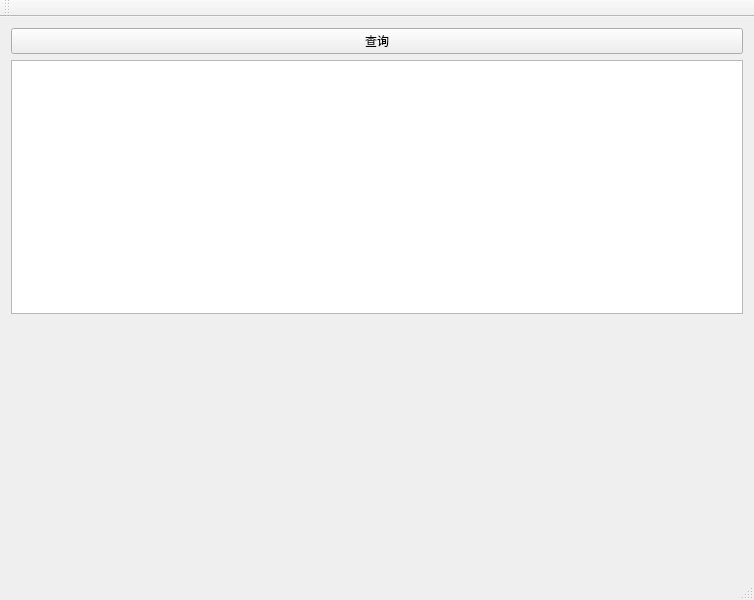
<?xml version="1.0" encoding="UTF-8"?>
<ui version="4.0">
 <class>MainWindow</class>
 <widget class="QMainWindow" name="MainWindow">
  <property name="geometry">
   <rect>
    <x>0</x>
    <y>0</y>
    <width>754</width>
    <height>600</height>
   </rect>
  </property>
  <property name="windowTitle">
   <string>MainWindow</string>
  </property>
  <widget class="QWidget" name="centralWidget">
   <layout class="QVBoxLayout" name="verticalLayout">
    <item>
     <widget class="QPushButton" name="pushButton">
      <property name="text">
       <string>查询</string>
      </property>
     </widget>
    </item>
    <item>
     <widget class="QTableView" name="tableView"/>
    </item>
    <item>
     <spacer name="verticalSpacer">
      <property name="orientation">
       <enum>Qt::Vertical</enum>
      </property>
      <property name="sizeHint" stdset="0">
       <size>
        <width>20</width>
        <height>40</height>
       </size>
      </property>
     </spacer>
    </item>
   </layout>
  </widget>
  <widget class="QMenuBar" name="menuBar">
   <property name="geometry">
    <rect>
     <x>0</x>
     <y>0</y>
     <width>754</width>
     <height>26</height>
    </rect>
   </property>
  </widget>
  <widget class="QToolBar" name="mainToolBar">
   <attribute name="toolBarArea">
    <enum>TopToolBarArea</enum>
   </attribute>
   <attribute name="toolBarBreak">
    <bool>false</bool>
   </attribute>
  </widget>
  <widget class="QStatusBar" name="statusBar"/>
 </widget>
 <layoutdefault spacing="6" margin="11"/>
 <resources/>
 <connections/>
</ui>
